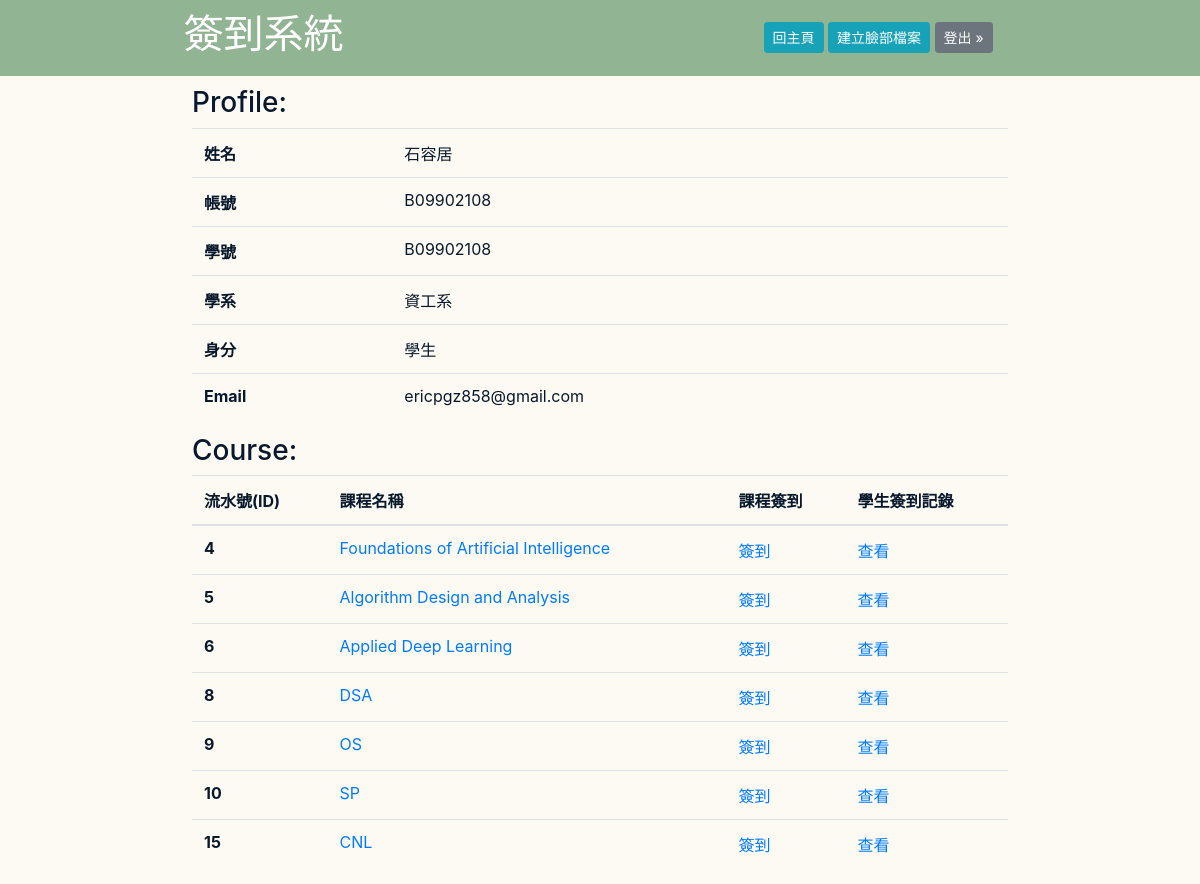
/main/profile_1/ (signed in), run on the app's committed database.
### main/models.py (models this page shows, shortened)
class UserProfile(models.Model):
    user = models.OneToOneField(User, on_delete=models.CASCADE)
    student_id = models.CharField(blank=True, max_length=20)
    department = models.CharField(blank=True, max_length=50)
    is_teacher = models.BooleanField(blank=True, default=False)
    is_student = models.BooleanField(blank=True, default=False)

class Course(models.Model):
	course_name = models.CharField(max_length = 20)
	teacher = models.ManyToManyField(User, related_name = 'teachers')
	students = models.ManyToManyField(User, related_name = 'students')
	start_date = models.CharField(blank=True, max_length = 20)
	end_date = models.CharField(blank=True, max_length = 20)
	course_address = models.CharField(blank=True, max_length = 100)
	def get_absolute_url(self):
		return reverse("main:course_profile", kwargs={"id": self.id})
	def get_class_signin_url(self):
		return reverse("main:face_detect", kwargs={"course_id": self.id})
	def get_his_div_url(self):
		return reverse("main:history_divide", kwargs={"id": self.id})

### main/views.py (the view, shortened to what this page needs)
# urls.py: path('profile_<int:id>/', views.profile, name='profile'),
@login_required
def profile(request, id):
    User_profile = get_object_or_404(UserProfile, user=request.user)
    if User_profile.id == id:
        if User_profile.is_teacher:
            course_list = request.user.teachers.all()
        else :
            course_list = request.user.students.all()
        context = {
            'form1' : request.user,
            'form2' : User_profile,
            'course_list' : course_list,
            'form3' : User_profile
        }
        return render(request, 'main/profile.html', context)

### templates/main/profile.html (shortened to what this page needs)
{% extends 'base.html' %}
{% block content %}
<div class="title">
    <div class="title_text">
        <div style="display: flex;padding-right: 20%;justify-content:space-between">
            <h1>簽到系統</h1>
            <div style="padding-top:1.5%;">
                {% if form1.is_authenticated %}
                <a class="btn btn-sm btn-info" href= "{% url 'main:home' %}" role="button">回主頁</a>
		{% if form2.is_student %}
		<a class="btn btn-sm btn-info" href="{% url 'main:face_build' %}" role="button">建立臉部檔案</a>
		{% endif %}
		<a class="btn btn-sm btn-secondary" href="{% url 'main:logout' %}" role="button">登出 &#187;</a>
		{% else %}
                <a class="btn btn-sm btn-secondary" href="{% url 'main:login' %}" role="button">登入 &#187;</a>
                {% endif %}
            </div>
        </div>
    </div>
</div>
<div class="context">
	<h3 style="color:#08192D;">Profile:</h3>
<table class="table">
    <tbody>
        <tr>
            <th scope="row">姓名</th>
            <td>{{ form1.last_name }}{{ form1.first_name }}</td>
        </tr>
        <tr>
            <th scope="row">帳號</th>
            <td>{{ form1.username }}</td>
        </tr>
        <tr>
            <th scope="row">學號</th>
            <td>{{ form2.student_id }}</td>
        </tr>
        <tr>
            <th scope="row">學系</th>
            <td>{{ form2.department }}</td>
        </tr>
        <tr>
            <th scope="row">身分</th>
            {% if form2.is_teacher %}
                <td>教授</td>
            {% else %}
                <td>學生</td>
            {% endif %}
        </tr>
        <tr>
            <th scope="row">Email</th>
            <td>{{ form1.email }}</td>
        </tr>
    </tbody>
</table>
<div style="display:flex;justify-content: space-between;">
    <h3 style="color:#08192D;">Course:</h3>
</div>
<table class="table">
    <thead>
        <tr>
            <th scope="col">流水號(ID)</th>
            <th scope="col">課程名稱</th>
            {% if form3.is_student %}
                <th scope="col">課程簽到</th>
            {% endif %}
            <th scope="col">學生簽到記錄</th>
        </tr>
    </thead>
    <tbody>
        {% for course in course_list %}
        <tr>
            <th scope="row">{{ course.id }}</th>
            <td><a href= {{course.get_absolute_url}}> {{course.course_name}}</a></td>
            {% if form3.is_student %}
                <td><a href= {{course.get_class_signin_url}}> 簽到</a></td>
            {% endif %}
            <td><a href= {{course.get_his_div_url}}> 查看</a></td>
        </tr>
        {% endfor %}
    </tbody>
</table>
</div>
{% endblock  %}

### templates/base.html (style rules this page uses)
table.table { color: #08192D; }
div.title { margin: 0px 0px; padding: 10px 5px; max-width: none; width: 100%; background-color: #91B493; }
div.title_text { padding-left: 15%; }
div.context { padding-left: 16%; padding-right: 16%; padding-top: 10px; }
h3, h2, p { color: #08192D; }

### data on the page
UserProfile: student_id "B09902108", department "資工系"
Course: id "4", course_name "Foundations of Artificial Intelligence"
Course: id "5", course_name "Algorithm Design and Analysis"
Course: id "6", course_name "Applied Deep Learning"
Course: id "8", course_name "DSA"
Course: id "9", course_name "OS"
Course: id "10", course_name "SP"
Course: id "15", course_name "CNL"
